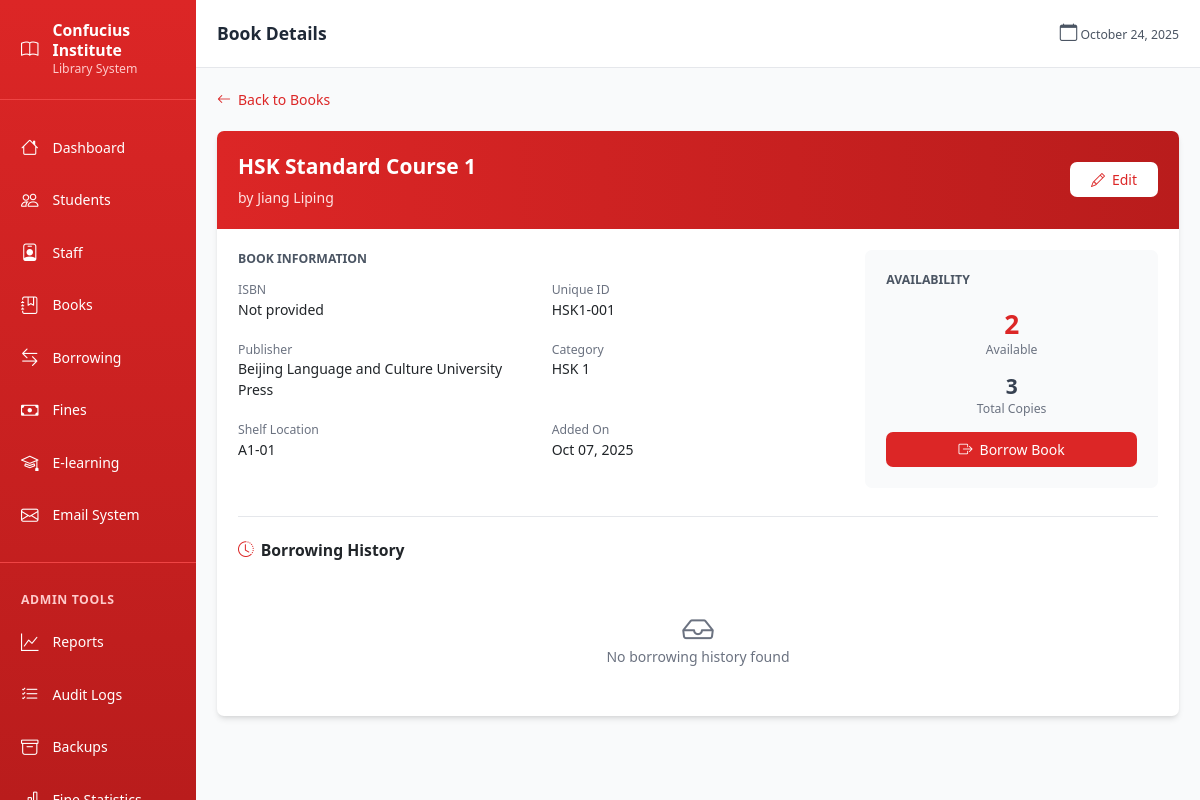
Screenshot of /books/1 (signed in) with the database file from the repository.
### models.py (models this page shows)
class Book(db.Model):
    id = db.Column(db.Integer, primary_key=True)
    title = db.Column(db.String(200), nullable=False)
    author = db.Column(db.String(200))
    publisher = db.Column(db.String(200))
    isbn = db.Column(db.String(20), unique=True, nullable=True)
    unique_id = db.Column(db.String(50), unique=True, nullable=False)
    category_id = db.Column(db.Integer, db.ForeignKey('category.id'), nullable=True)
    total_copies = db.Column(db.Integer, default=1)
    shelf_location = db.Column(db.String(50))
    created_at = db.Column(db.DateTime, default=datetime.utcnow)
    borrow_records = db.relationship('BorrowRecord', backref='book_ref', lazy=True)
    @property
    def available_copies(self):
        borrowed_count = BorrowRecord.query.filter_by(book_id=self.id, returned_at=None).count()
        return self.total_copies - borrowed_count
    @property
    def category_name(self):
        return self.category_ref.name if self.category_ref else 'Uncategorized'

class Category(db.Model):
    id = db.Column(db.Integer, primary_key=True)
    name = db.Column(db.String(100), unique=True, nullable=False)
    description = db.Column(db.Text)
    created_at = db.Column(db.DateTime, default=datetime.utcnow)
    books = db.relationship('Book', backref='category_ref', lazy=True)

### blueprints/books.py (the view)
@books_bp.route('/<int:book_id>')
@login_required
def view_book(book_id):
    book = Book.query.get_or_404(book_id)
    borrow_history = BorrowRecord.query.filter_by(book_id=book_id).order_by(BorrowRecord.borrowed_at.desc()).all()
    current_borrows = BorrowRecord.query.filter_by(book_id=book_id, returned_at=None).all()
    return render_template('books/detail.html',
                         book=book,
                         borrow_history=borrow_history,
                         current_borrows=current_borrows)

### templates/books/detail.html (shortened to what this page needs)
{% extends 'base.html' %}
{% block page_header %}Book Details{% endblock %}
{% block content %}
<div class="max-w-6xl mx-auto">
    <div class="mb-6">
        <a href="{{ url_for('books.list_books') }}" class="inline-flex items-center text-red-600 hover:text-red-700">
            <i class="bi bi-arrow-left mr-2"></i>Back to Books
        </a>
    </div>
    <div class="bg-white rounded-lg shadow-md overflow-hidden">
        <div class="bg-gradient-to-r from-red-600 to-red-700 p-6 text-white">
            <div class="flex items-center justify-between">
                <div class="flex-1">
                    <h2 class="text-2xl font-bold mb-2">{{ book.title }}</h2>
                    <p class="text-red-100">by {{ book.author }}</p>
                </div>
                <div class="flex gap-3">
                    <a href="{{ url_for('books.edit_book', book_id=book.id) }}" class="bg-white text-red-600 px-4 py-2 rounded-lg hover:bg-red-50 transition">
                        <i class="bi bi-pencil mr-2"></i>Edit
                    </a>
                </div>
            </div>
        </div>
        <div class="p-6">
            <div class="grid grid-cols-1 md:grid-cols-3 gap-6 mb-8">
                <div class="md:col-span-2 space-y-6">
                    <div>
                        <h3 class="text-sm font-semibold text-gray-600 uppercase mb-3">Book Information</h3>
                        <div class="grid grid-cols-2 gap-4">
                            <div>
                                <p class="text-sm text-gray-500">ISBN</p>
                                <p class="font-medium">{{ book.isbn or 'Not provided' }}</p>
                            </div>
                            <div>
                                <p class="text-sm text-gray-500">Unique ID</p>
                                <p class="font-medium">{{ book.unique_id }}</p>
                            </div>
                            <div>
                                <p class="text-sm text-gray-500">Publisher</p>
                                <p class="font-medium">{{ book.publisher or 'Not provided' }}</p>
                            </div>
                            <div>
                                <p class="text-sm text-gray-500">Category</p>
                                <p class="font-medium">{{ book.category_name }}</p>
                            </div>
                            <div>
                                <p class="text-sm text-gray-500">Shelf Location</p>
                                <p class="font-medium">{{ book.shelf_location or 'Not assigned' }}</p>
                            </div>
                            <div>
                                <p class="text-sm text-gray-500">Added On</p>
                                <p class="font-medium">{{ book.created_at.strftime('%b %d, %Y') }}</p>
                            </div>
                        </div>
                    </div>
                </div>
                <div class="bg-gray-50 rounded-lg p-6">
                    <h3 class="text-sm font-semibold text-gray-600 uppercase mb-4">Availability</h3>
                    <div class="space-y-4">
                        <div class="text-center">
                            <p class="text-3xl font-bold text-red-600">{{ book.available_copies }}</p>
                            <p class="text-sm text-gray-500">Available</p>
                        </div>
                        <div class="text-center">
                            <p class="text-2xl font-semibold text-gray-700">{{ book.total_copies }}</p>
                            <p class="text-sm text-gray-500">Total Copies</p>
                        </div>
                        {% if book.available_copies > 0 %}
                        <a href="{{ url_for('borrowing.borrow_book') }}?book_id={{ book.id }}" class="block w-full bg-red-600 text-white text-center py-2 rounded-lg hover:bg-red-700 transition">
                            <i class="bi bi-box-arrow-right mr-2"></i>Borrow Book
                        </a>
                        {% else %}
                        <button disabled class="block w-full bg-gray-400 text-white text-center py-2 rounded-lg cursor-not-allowed">
                            <i class="bi bi-x-circle mr-2"></i>Out of Stock
                        </button>
                        {% endif %}
                    </div>
                </div>
            </div>
            <div class="border-t pt-6">
                <h3 class="text-lg font-semibold mb-4 flex items-center">
                    <i class="bi bi-clock-history text-red-600 mr-2"></i>
                    Borrowing History
                </h3>
                {% if borrow_records %}
                <div class="overflow-x-auto">
                    <table class="min-w-full divide-y divide-gray-200">
                        <thead class="bg-gray-50">
                            <tr>
                                <th class="px-6 py-3 text-left text-xs font-medium text-gray-500 uppercase">Borrower</th>
                                <th class="px-6 py-3 text-left text-xs font-medium text-gray-500 uppercase">Type</th>
                                <th class="px-6 py-3 text-left text-xs font-medium text-gray-500 uppercase">Borrowed</th>
                                <th class="px-6 py-3 text-left text-xs font-medium text-gray-500 uppercase">Due Date</th>
                                <th class="px-6 py-3 text-left text-xs font-medium text-gray-500 uppercase">Status</th>
                            </tr>
                        </thead>
                        <tbody class="bg-white divide-y divide-gray-200">
                            {% for record in borrow_records %}
                            <tr class="hover:bg-gray-50">
                                <td class="px-6 py-4 font-medium">{{ record.borrower_name }}</td>
                                <td class="px-6 py-4 text-sm text-gray-500">{{ record.borrower_type }}</td>
                                <td class="px-6 py-4 text-sm text-gray-500">{{ record.borrowed_at.strftime('%b %d, %Y') }}</td>
                                <td class="px-6 py-4 text-sm text-gray-500">{{ record.due_date.strftime('%b %d, %Y') }}</td>
                                <td class="px-6 py-4">
                                    {% if record.returned_at %}
                                        <span class="px-2 py-1 text-xs font-medium rounded-full bg-green-100 text-green-800">Returned</span>
                                    {% elif record.is_overdue %}
                                        <span class="px-2 py-1 text-xs font-medium rounded-full bg-red-100 text-red-800">Overdue ({{ record.days_overdue }} days)</span>
                                    {% else %}
                                        <span class="px-2 py-1 text-xs font-medium rounded-full bg-blue-100 text-blue-800">Active</span>
                                    {% endif %}
                                </td>
                            </tr>
                            {% endfor %}
                        </tbody>
                    </table>
                </div>
                {% else %}
                <div class="text-center py-8 text-gray-500">
                    <i class="bi bi-inbox text-4xl mb-2"></i>
                    <p>No borrowing history found</p>
                </div>
                {% endif %}
            </div>
        </div>
    </div>
</div>
{% endblock %}

### templates/base.html (style rules this page uses)
:root { font-size: 14px; }

### rows the page displays
Book: title "HSK Standard Course 1", author "Jiang Liping", isbn "Not provided", unique_id "HSK1-001", publisher "Beijing Language and Culture University Press", shelf_location "A1-01", created_at "Oct 07, 2025", available_copies "2", total_copies "3"
Category: category_name "HSK 1"
